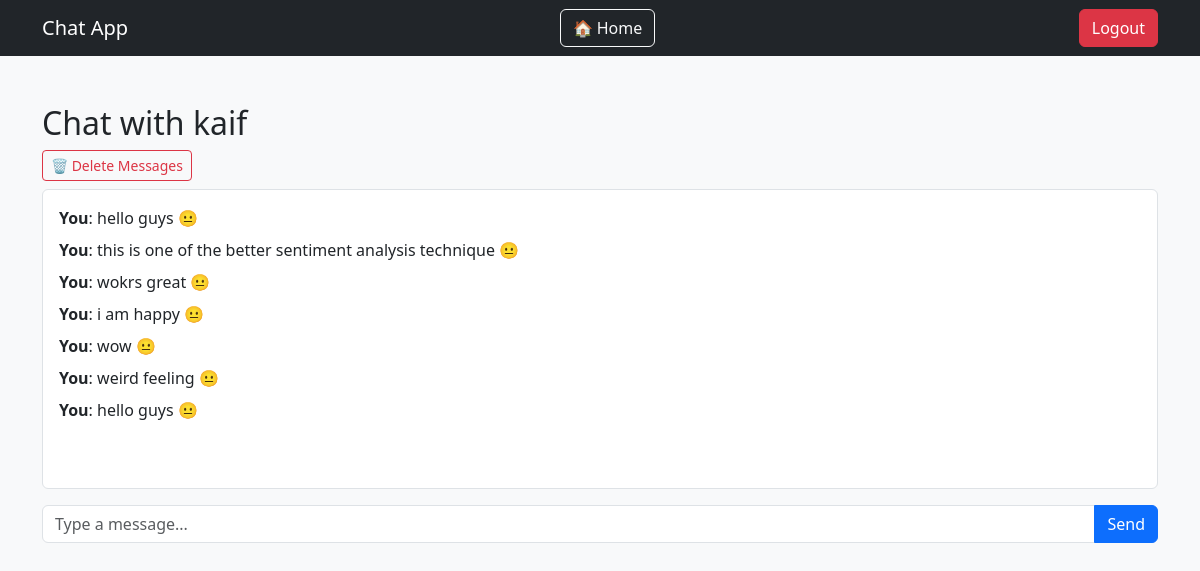
/chat/2 (signed in), run on the app's committed database.
### app.py (models this page shows)
class User(UserMixin, db.Model):
    id = db.Column(db.Integer, primary_key=True)
    username = db.Column(db.String(150), unique=True, nullable=False)
    email = db.Column(db.String(150), unique=True, nullable=False)
    password = db.Column(db.String(150), nullable=False)

class Message(db.Model):
    id = db.Column(db.Integer, primary_key=True)
    sender_id = db.Column(db.Integer, db.ForeignKey('user.id'), nullable=False)
    receiver_id = db.Column(db.Integer, db.ForeignKey('user.id'), nullable=False)
    content = db.Column(db.Text, nullable=False)
    timestamp = db.Column(db.DateTime, default=datetime.utcnow)

### app.py (the view)
@app.route('/chat/<int:friend_id>')
@login_required
def chat(friend_id):
    friend = User.query.get(friend_id)
    friendship = Friendship.query.filter(
        ((Friendship.user_id == current_user.id) & (Friendship.friend_id == friend_id)) |
        ((Friendship.user_id == friend_id) & (Friendship.friend_id == current_user.id))
    ).filter_by(status="accepted").first()
    if not friendship:
        flash("You can only chat with friends.", "danger")
        return redirect(url_for('dashboard'))
    deleted_ids = [dm.message_id for dm in DeletedMessage.query.filter_by(user_id=current_user.id).all()]
    messages = Message.query.filter(
        (((Message.sender_id == current_user.id) & (Message.receiver_id == friend_id)) |
        ((Message.sender_id == friend_id) & (Message.receiver_id == current_user.id))) &
        (~Message.id.in_(deleted_ids))
        ).order_by(Message.timestamp).all()
    chat_room = f"chat_{min(current_user.id, friend_id)}_{max(current_user.id, friend_id)}"
    return render_template('chat.html', friend=friend, messages=messages, chat_room=chat_room)

### app.py (called while the page is built)
@login_manager.user_loader
def load_user(user_id):
    with SessionLocal() as session:
        return session.get(User, int(user_id))

### templates/chat.html (shortened to what this page needs)
<!DOCTYPE html>
<html lang="en">
<head>
    <link href="https://cdn.jsdelivr.net/npm/bootstrap@5.3.0/dist/css/bootstrap.min.css" rel="stylesheet">
</head>
<body class="bg-light">
<nav class="navbar navbar-expand-lg navbar-dark bg-dark">
    <div class="container">
        <a class="navbar-brand" href="{{ url_for('dashboard') }}">Chat App</a>
        <a href="{{ url_for('dashboard') }}" class="btn btn-outline-light me-2">🏠 Home</a>
        <a href="{{ url_for('logout') }}" class="btn btn-danger">Logout</a>
    </div>
</nav>
<div class="container mt-5">
    <h2>Chat with {{ friend.username }}</h2>
    <div class="d-flex justify-content-between mb-2">
        <button class="btn btn-sm btn-outline-danger" id="toggleDelete">🗑 Delete Messages</button>
    </div>
    <div class="border rounded p-3 bg-white" id="chat-box" style="height: 300px; overflow-y: auto;">
        {% for message in messages %}
            <div class="mb-2 d-flex justify-content-between align-items-center {% if message.sender_id == current_user.id %}text-end{% else %}text-start{% endif %}">
                <div>
                    <span>
                        <strong>{{ 'You' if message.sender_id == current_user.id else friend.username }}</strong>:
                        {{ message.content }}
                        {% set sentiment = message.sentiment if message.sentiment else 'neutral' %}
                        {% if sentiment == 'happy' %} 😊
                        {% elif sentiment == 'angry' %} 😠
                        {% elif sentiment == 'sad' %} 😢
                        {% elif sentiment == 'neutral' %} 😐
                        {% else %} 🤖
                        {% endif %}
                    </span>
                </div>
            </div>
        {% endfor %}
    </div>
    <form id="chat-form" class="mt-3">
        <div class="input-group">
            <input type="text" id="message" class="form-control" placeholder="Type a message..." required>
            <button type="submit" class="btn btn-primary">Send</button>
        </div>
    </form>
</div>
</body>
</html>

### data on the page
User: username "kaif"
Message: sender_id "You", content "hello guys"
Message: sender_id "You", content "this is one of the better sentiment analysis technique"
Message: sender_id "You", content "wokrs great"
Message: sender_id "You", content "i am happy"
Message: sender_id "You", content "wow"
Message: sender_id "You", content "weird feeling"
Message: sender_id "You", content "hello guys"
